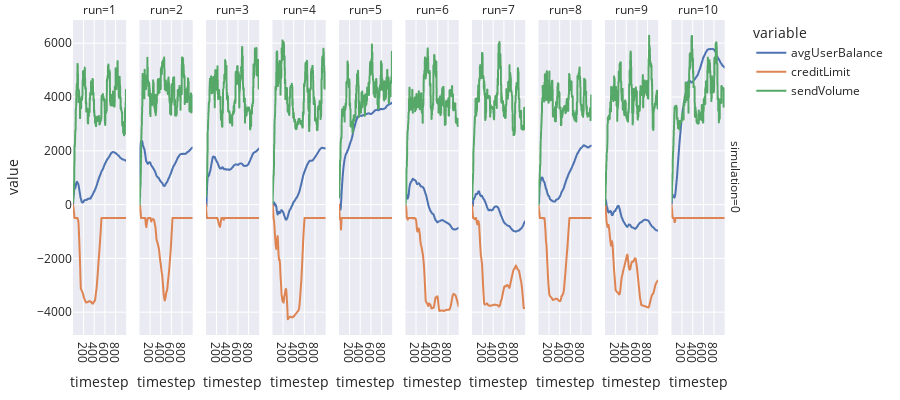

This figure's notebook cell:
### Code cell
fig = px.line(
    df,
    x='timestep',
    y=['avgUserBalance', 'creditLimit', 'sendVolume'],
    facet_row='simulation',
    facet_col='run',
    height=400,
    template='seaborn'
)

fig.update_layout(
    margin=dict(l=30, r=20, t=20, b=20),
)

fig.show()

### Figure 1 — Plotly figure (JSON) as saved in the notebook; plotly's stock layout.template omitted (floating-point values rounded to 4 significant figures; data arrays with more than 128 entries replaced by an {"elided": "..."} marker saying what was removed)
{"data": [{"hovertemplate": "variable=avgUserBalance<br>simulation=0<br>run=1<br>timestep=%{x}<br>value=%{y}<extra></extra>", "legendgroup": "avgUserBalance", "line": {"color": "rgb(76,114,176)", "dash": "solid"}, "mode": "lines", "name": "avgUserBalance", "showlegend": true, "type": "scattergl", "x": {"elided": "997 int values"}, "xaxis": "x", "y": {"elided": "997 float values"}, "yaxis": "y"}, {"hovertemplate": "variable=avgUserBalance<br>simulation=0<br>run=2<br>timestep=%{x}<br>value=%{y}<extra></extra>", "legendgroup": "avgUserBalance", "line": {"color": "rgb(76,114,176)", "dash": "solid"}, "mode": "lines", "name": "avgUserBalance", "showlegend": false, "type": "scattergl", "x": {"elided": "997 int values"}, "xaxis": "x2", "y": {"elided": "997 float values"}, "yaxis": "y2"}, {"hovertemplate": "variable=avgUserBalance<br>simulation=0<br>run=3<br>timestep=%{x}<br>value=%{y}<extra></extra>", "legendgroup": "avgUserBalance", "line": {"color": "rgb(76,114,176)", "dash": "solid"}, "mode": "lines", "name": "avgUserBalance", "showlegend": false, "type": "scattergl", "x": {"elided": "997 int values"}, "xaxis": "x3", "y": {"elided": "997 float values"}, "yaxis": "y3"}, {"hovertemplate": "variable=avgUserBalance<br>simulation=0<br>run=4<br>timestep=%{x}<br>value=%{y}<extra></extra>", "legendgroup": "avgUserBalance", "line": {"color": "rgb(76,114,176)", "dash": "solid"}, "mode": "lines", "name": "avgUserBalance", "showlegend": false, "type": "scattergl", "x": {"elided": "997 int values"}, "xaxis": "x4", "y": {"elided": "997 float values"}, "yaxis": "y4"}, {"hovertemplate": "variable=avgUserBalance<br>simulation=0<br>run=5<br>timestep=%{x}<br>value=%{y}<extra></extra>", "legendgroup": "avgUserBalance", "line": {"color": "rgb(76,114,176)", "dash": "solid"}, "mode": "lines", "name": "avgUserBalance", "showlegend": false, "type": "scattergl", "x": {"elided": "997 int values"}, "xaxis": "x5", "y": {"elided": "997 float values"}, "yaxis": "y5"}, {"hovertemplate": "variable=avgUserBalance<br>simulation=0<br>run=6<br>timestep=%{x}<br>value=%{y}<extra></extra>", "legendgroup": "avgUserBalance", "line": {"color": "rgb(76,114,176)", "dash": "solid"}, "mode": "lines", "name": "avgUserBalance", "showlegend": false, "type": "scattergl", "x": {"elided": "997 int values"}, "xaxis": "x6", "y": {"elided": "997 float values"}, "yaxis": "y6"}, {"hovertemplate": "variable=avgUserBalance<br>simulation=0<br>run=7<br>timestep=%{x}<br>value=%{y}<extra></extra>", "legendgroup": "avgUserBalance", "line": {"color": "rgb(76,114,176)", "dash": "solid"}, "mode": "lines", "name": "avgUserBalance", "showlegend": false, "type": "scattergl", "x": {"elided": "997 int values"}, "xaxis": "x7", "y": {"elided": "997 float values"}, "yaxis": "y7"}, {"hovertemplate": "variable=avgUserBalance<br>simulation=0<br>run=8<br>timestep=%{x}<br>value=%{y}<extra></extra>", "legendgroup": "avgUserBalance", "line": {"color": "rgb(76,114,176)", "dash": "solid"}, "mode": "lines", "name": "avgUserBalance", "showlegend": false, "type": "scattergl", "x": {"elided": "997 int values"}, "xaxis": "x8", "y": {"elided": "997 float values"}, "yaxis": "y8"}, {"hovertemplate": "variable=avgUserBalance<br>simulation=0<br>run=9<br>timestep=%{x}<br>value=%{y}<extra></extra>", "legendgroup": "avgUserBalance", "line": {"color": "rgb(76,114,176)", "dash": "solid"}, "mode": "lines", "name": "avgUserBalance", "showlegend": false, "type": "scattergl", "x": {"elided": "997 int values"}, "xaxis": "x9", "y": {"elided": "997 float values"}, "yaxis": "y9"}, {"hovertemplate": "variable=avgUserBalance<br>simulation=0<br>run=10<br>timestep=%{x}<br>value=%{y}<extra></extra>", "legendgroup": "avgUserBalance", "line": {"color": "rgb(76,114,176)", "dash": "solid"}, "mode": "lines", "name": "avgUserBalance", "showlegend": false, "type": "scattergl", "x": {"elided": "997 int values"}, "xaxis": "x10", "y": {"elided": "997 float values"}, "yaxis": "y10"}, {"hovertemplate": "variable=creditLimit<br>simulation=0<br>run=1<br>timestep=%{x}<br>value=%{y}<extra></extra>", "legendgroup": "creditLimit", "line": {"color": "rgb(221,132,82)", "dash": "solid"}, "mode": "lines", "name": "creditLimit", "showlegend": true, "type": "scattergl", "x": {"elided": "997 int values"}, "xaxis": "x", "y": {"elided": "997 int values"}, "yaxis": "y"}, {"hovertemplate": "variable=creditLimit<br>simulation=0<br>run=2<br>timestep=%{x}<br>value=%{y}<extra></extra>", "legendgroup": "creditLimit", "line": {"color": "rgb(221,132,82)", "dash": "solid"}, "mode": "lines", "name": "creditLimit", "showlegend": false, "type": "scattergl", "x": {"elided": "997 int values"}, "xaxis": "x2", "y": {"elided": "997 int values"}, "yaxis": "y2"}, {"hovertemplate": "variable=creditLimit<br>simulation=0<br>run=3<br>timestep=%{x}<br>value=%{y}<extra></extra>", "legendgroup": "creditLimit", "line": {"color": "rgb(221,132,82)", "dash": "solid"}, "mode": "lines", "name": "creditLimit", "showlegend": false, "type": "scattergl", "x": {"elided": "997 int values"}, "xaxis": "x3", "y": {"elided": "997 int values"}, "yaxis": "y3"}, {"hovertemplate": "variable=creditLimit<br>simulation=0<br>run=4<br>timestep=%{x}<br>value=%{y}<extra></extra>", "legendgroup": "creditLimit", "line": {"color": "rgb(221,132,82)", "dash": "solid"}, "mode": "lines", "name": "creditLimit", "showlegend": false, "type": "scattergl", "x": {"elided": "997 int values"}, "xaxis": "x4", "y": {"elided": "997 int values"}, "yaxis": "y4"}, {"hovertemplate": "variable=creditLimit<br>simulation=0<br>run=5<br>timestep=%{x}<br>value=%{y}<extra></extra>", "legendgroup": "creditLimit", "line": {"color": "rgb(221,132,82)", "dash": "solid"}, "mode": "lines", "name": "creditLimit", "showlegend": false, "type": "scattergl", "x": {"elided": "997 int values"}, "xaxis": "x5", "y": {"elided": "997 int values"}, "yaxis": "y5"}, {"hovertemplate": "variable=creditLimit<br>simulation=0<br>run=6<br>timestep=%{x}<br>value=%{y}<extra></extra>", "legendgroup": "creditLimit", "line": {"color": "rgb(221,132,82)", "dash": "solid"}, "mode": "lines", "name": "creditLimit", "showlegend": false, "type": "scattergl", "x": {"elided": "997 int values"}, "xaxis": "x6", "y": {"elided": "997 int values"}, "yaxis": "y6"}, {"hovertemplate": "variable=creditLimit<br>simulation=0<br>run=7<br>timestep=%{x}<br>value=%{y}<extra></extra>", "legendgroup": "creditLimit", "line": {"color": "rgb(221,132,82)", "dash": "solid"}, "mode": "lines", "name": "creditLimit", "showlegend": false, "type": "scattergl", "x": {"elided": "997 int values"}, "xaxis": "x7", "y": {"elided": "997 int values"}, "yaxis": "y7"}, {"hovertemplate": "variable=creditLimit<br>simulation=0<br>run=8<br>timestep=%{x}<br>value=%{y}<extra></extra>", "legendgroup": "creditLimit", "line": {"color": "rgb(221,132,82)", "dash": "solid"}, "mode": "lines", "name": "creditLimit", "showlegend": false, "type": "scattergl", "x": {"elided": "997 int values"}, "xaxis": "x8", "y": {"elided": "997 int values"}, "yaxis": "y8"}, {"hovertemplate": "variable=creditLimit<br>simulation=0<br>run=9<br>timestep=%{x}<br>value=%{y}<extra></extra>", "legendgroup": "creditLimit", "line": {"color": "rgb(221,132,82)", "dash": "solid"}, "mode": "lines", "name": "creditLimit", "showlegend": false, "type": "scattergl", "x": {"elided": "997 int values"}, "xaxis": "x9", "y": {"elided": "997 int values"}, "yaxis": "y9"}, {"hovertemplate": "variable=creditLimit<br>simulation=0<br>run=10<br>timestep=%{x}<br>value=%{y}<extra></extra>", "legendgroup": "creditLimit", "line": {"color": "rgb(221,132,82)", "dash": "solid"}, "mode": "lines", "name": "creditLimit", "showlegend": false, "type": "scattergl", "x": {"elided": "997 int values"}, "xaxis": "x10", "y": {"elided": "997 int values"}, "yaxis": "y10"}, {"hovertemplate": "variable=sendVolume<br>simulation=0<br>run=1<br>timestep=%{x}<br>value=%{y}<extra></extra>", "legendgroup": "sendVolume", "line": {"color": "rgb(85,168,104)", "dash": "solid"}, "mode": "lines", "name": "sendVolume", "showlegend": true, "type": "scattergl", "x": {"elided": "997 int values"}, "xaxis": "x", "y": {"elided": "997 int values"}, "yaxis": "y"}, {"hovertemplate": "variable=sendVolume<br>simulation=0<br>run=2<br>timestep=%{x}<br>value=%{y}<extra></extra>", "legendgroup": "sendVolume", "line": {"color": "rgb(85,168,104)", "dash": "solid"}, "mode": "lines", "name": "sendVolume", "showlegend": false, "type": "scattergl", "x": {"elided": "997 int values"}, "xaxis": "x2", "y": {"elided": "997 int values"}, "yaxis": "y2"}, {"hovertemplate": "variable=sendVolume<br>simulation=0<br>run=3<br>timestep=%{x}<br>value=%{y}<extra></extra>", "legendgroup": "sendVolume", "line": {"color": "rgb(85,168,104)", "dash": "solid"}, "mode": "lines", "name": "sendVolume", "showlegend": false, "type": "scattergl", "x": {"elided": "997 int values"}, "xaxis": "x3", "y": {"elided": "997 int values"}, "yaxis": "y3"}, {"hovertemplate": "variable=sendVolume<br>simulation=0<br>run=4<br>timestep=%{x}<br>value=%{y}<extra></extra>", "legendgroup": "sendVolume", "line": {"color": "rgb(85,168,104)", "dash": "solid"}, "mode": "lines", "name": "sendVolume", "showlegend": false, "type": "scattergl", "x": {"elided": "997 int values"}, "xaxis": "x4", "y": {"elided": "997 int values"}, "yaxis": "y4"}, {"hovertemplate": "variable=sendVolume<br>simulation=0<br>run=5<br>timestep=%{x}<br>value=%{y}<extra></extra>", "legendgroup": "sendVolume", "line": {"color": "rgb(85,168,104)", "dash": "solid"}, "mode": "lines", "name": "sendVolume", "showlegend": false, "type": "scattergl", "x": {"elided": "997 int values"}, "xaxis": "x5", "y": {"elided": "997 int values"}, "yaxis": "y5"}, {"hovertemplate": "variable=sendVolume<br>simulation=0<br>run=6<br>timestep=%{x}<br>value=%{y}<extra></extra>", "legendgroup": "sendVolume", "line": {"color": "rgb(85,168,104)", "dash": "solid"}, "mode": "lines", "name": "sendVolume", "showlegend": false, "type": "scattergl", "x": {"elided": "997 int values"}, "xaxis": "x6", "y": {"elided": "997 int values"}, "yaxis": "y6"}, {"hovertemplate": "variable=sendVolume<br>simulation=0<br>run=7<br>timestep=%{x}<br>value=%{y}<extra></extra>", "legendgroup": "sendVolume", "line": {"color": "rgb(85,168,104)", "dash": "solid"}, "mode": "lines", "name": "sendVolume", "showlegend": false, "type": "scattergl", "x": {"elided": "997 int values"}, "xaxis": "x7", "y": {"elided": "997 int values"}, "yaxis": "y7"}, {"hovertemplate": "variable=sendVolume<br>simulation=0<br>run=8<br>timestep=%{x}<br>value=%{y}<extra></extra>", "legendgroup": "sendVolume", "line": {"color": "rgb(85,168,104)", "dash": "solid"}, "mode": "lines", "name": "sendVolume", "showlegend": false, "type": "scattergl", "x": {"elided": "997 int values"}, "xaxis": "x8", "y": {"elided": "997 int values"}, "yaxis": "y8"}, {"hovertemplate": "variable=sendVolume<br>simulation=0<br>run=9<br>timestep=%{x}<br>value=%{y}<extra></extra>", "legendgroup": "sendVolume", "line": {"color": "rgb(85,168,104)", "dash": "solid"}, "mode": "lines", "name": "sendVolume", "showlegend": false, "type": "scattergl", "x": {"elided": "997 int values"}, "xaxis": "x9", "y": {"elided": "997 int values"}, "yaxis": "y9"}, {"hovertemplate": "variable=sendVolume<br>simulation=0<br>run=10<br>timestep=%{x}<br>value=%{y}<extra></extra>", "legendgroup": "sendVolume", "line": {"color": "rgb(85,168,104)", "dash": "solid"}, "mode": "lines", "name": "sendVolume", "showlegend": false, "type": "scattergl", "x": {"elided": "997 int values"}, "xaxis": "x10", "y": {"elided": "997 int values"}, "yaxis": "y10"}], "layout": {"annotations": [{"font": {}, "showarrow": false, "text": "run=1", "x": 0.04, "xanchor": "center", "xref": "paper", "y": 1, "yanchor": "bottom", "yref": "paper"}, {"font": {}, "showarrow": false, "text": "run=2", "x": 0.14, "xanchor": "center", "xref": "paper", "y": 1, "yanchor": "bottom", "yref": "paper"}, {"font": {}, "showarrow": false, "text": "run=3", "x": 0.24, "xanchor": "center", "xref": "paper", "y": 1, "yanchor": "bottom", "yref": "paper"}, {"font": {}, "showarrow": false, "text": "run=4", "x": 0.34, "xanchor": "center", "xref": "paper", "y": 1, "yanchor": "bottom", "yref": "paper"}, {"font": {}, "showarrow": false, "text": "run=5", "x": 0.44, "xanchor": "center", "xref": "paper", "y": 1, "yanchor": "bottom", "yref": "paper"}, {"font": {}, "showarrow": false, "text": "run=6", "x": 0.54, "xanchor": "center", "xref": "paper", "y": 1, "yanchor": "bottom", "yref": "paper"}, {"font": {}, "showarrow": false, "text": "run=7", "x": 0.64, "xanchor": "center", "xref": "paper", "y": 1, "yanchor": "bottom", "yref": "paper"}, {"font": {}, "showarrow": false, "text": "run=8", "x": 0.74, "xanchor": "center", "xref": "paper", "y": 1, "yanchor": "bottom", "yref": "paper"}, {"font": {}, "showarrow": false, "text": "run=9", "x": 0.84, "xanchor": "center", "xref": "paper", "y": 1, "yanchor": "bottom", "yref": "paper"}, {"font": {}, "showarrow": false, "text": "run=10", "x": 0.94, "xanchor": "center", "xref": "paper", "y": 1, "yanchor": "bottom", "yref": "paper"}, {"font": {}, "showarrow": false, "text": "simulation=0", "textangle": 90, "x": 0.98, "xanchor": "left", "xref": "paper", "y": 0.5, "yanchor": "middle", "yref": "paper"}], "height": 400, "legend": {"title": {"text": "variable"}, "tracegroupgap": 0}, "margin": {"b": 20, "l": 30, "r": 20, "t": 20}, "xaxis": {"anchor": "y", "domain": [0, 0.08], "title": {"text": "timestep"}}, "xaxis10": {"anchor": "y10", "domain": [0.9, 0.98], "matches": "x", "title": {"text": "timestep"}}, "xaxis2": {"anchor": "y2", "domain": [0.1, 0.18], "matches": "x", "title": {"text": "timestep"}}, "xaxis3": {"anchor": "y3", "domain": [0.2, 0.28], "matches": "x", "title": {"text": "timestep"}}, "xaxis4": {"anchor": "y4", "domain": [0.3, 0.38], "matches": "x", "title": {"text": "timestep"}}, "xaxis5": {"anchor": "y5", "domain": [0.4, 0.48], "matches": "x", "title": {"text": "timestep"}}, "xaxis6": {"anchor": "y6", "domain": [0.5, 0.58], "matches": "x", "title": {"text": "timestep"}}, "xaxis7": {"anchor": "y7", "domain": [0.6, 0.68], "matches": "x", "title": {"text": "timestep"}}, "xaxis8": {"anchor": "y8", "domain": [0.7, 0.78], "matches": "x", "title": {"text": "timestep"}}, "xaxis9": {"anchor": "y9", "domain": [0.8, 0.88], "matches": "x", "title": {"text": "timestep"}}, "yaxis": {"anchor": "x", "domain": [0, 1], "title": {"text": "value"}}, "yaxis10": {"anchor": "x10", "domain": [0, 1], "matches": "y", "showticklabels": false}, "yaxis2": {"anchor": "x2", "domain": [0, 1], "matches": "y", "showticklabels": false}, "yaxis3": {"anchor": "x3", "domain": [0, 1], "matches": "y", "showticklabels": false}, "yaxis4": {"anchor": "x4", "domain": [0, 1], "matches": "y", "showticklabels": false}, "yaxis5": {"anchor": "x5", "domain": [0, 1], "matches": "y", "showticklabels": false}, "yaxis6": {"anchor": "x6", "domain": [0, 1], "matches": "y", "showticklabels": false}, "yaxis7": {"anchor": "x7", "domain": [0, 1], "matches": "y", "showticklabels": false}, "yaxis8": {"anchor": "x8", "domain": [0, 1], "matches": "y", "showticklabels": false}, "yaxis9": {"anchor": "x9", "domain": [0, 1], "matches": "y", "showticklabels": false}}}
